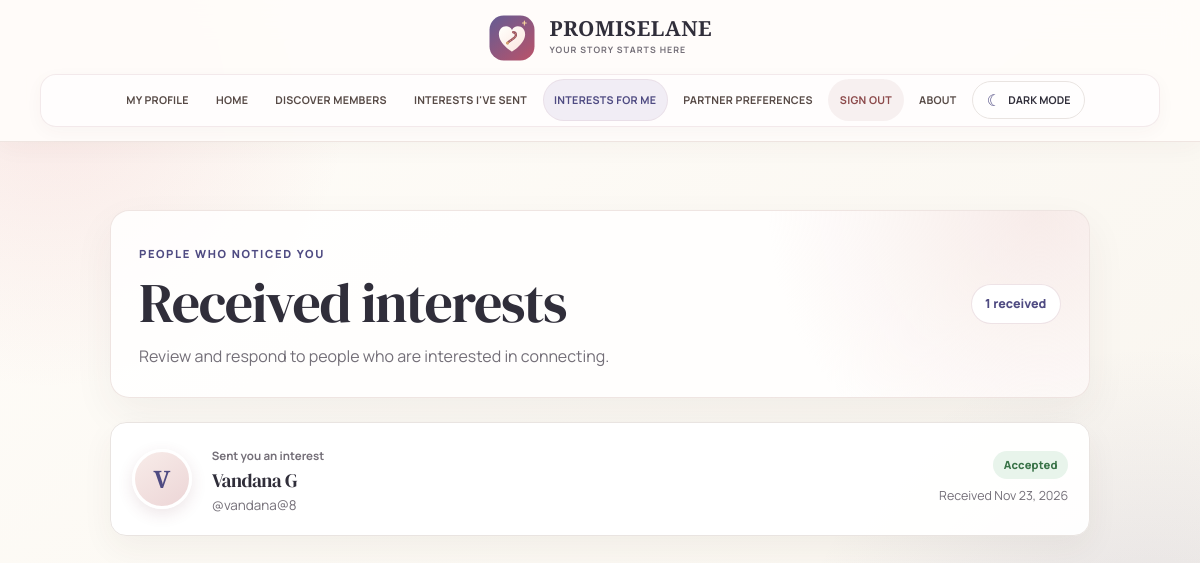
Screenshot of /connections/received_interests/ (signed in) with the database file from the repository.
### connections/models.py (models this page shows, shortened)
class Interest(models.Model):
    STATUS_CHOICES = [
        ('Pending','Pending'),
        ('Accepted','Accepted'),
        ('Rejected','Rejected'),
    ]
    sender = models.ForeignKey(CustomUser,on_delete=models.CASCADE,related_name='sent_interests')
    receiver = models.ForeignKey(CustomUser,on_delete=models.CASCADE,related_name='received_interests')
    status = models.CharField(max_length=20,choices=STATUS_CHOICES,default='Pending')
    created_at = models.DateTimeField(auto_now_add=True)
    class Meta:
        unique_together = ('sender','receiver')

### authen/models.py (models this page shows)
class CustomUser(AbstractUser):
    age = models.PositiveIntegerField(default=0)
    phone = models.IntegerField(default=0)
    gender = models.CharField(max_length=30,blank=True)
    dob = models.DateField(null=True,blank=True,validators={validate_age})

### connections/views.py (the view)
# urls.py: path('received_interests/',recieved_interests,name='received_interests'),
@login_required
def recieved_interests(request):
    interests = Interest.objects.filter(receiver=request.user).select_related('sender')
    return render(request,'received_interests.html',{'interests':interests})

### connections/templates/received_interests.html (shortened to what this page needs)
{% extends 'main.html' %}
{% load static %}
{% block page_styles %}
<link rel="stylesheet" href="{% static 'connections/interests.css' %}">
{% endblock %}
{% block content %}
<section class="interests-page">
    <header class="interests-heading">
        <div>
            <span class="interests-eyebrow">People who noticed you</span>
            <h1>Received interests</h1>
            <p>Review and respond to people who are interested in connecting.</p>
        </div>
        <span class="interests-count">{{ interests|length }} received</span>
    </header>
    {% if interests %}
    <div class="interest-list">
        {% for interest in interests %}
        <article class="interest-card">
            <div class="interest-avatar" aria-hidden="true">
                {{ interest.sender.first_name|first|default:interest.sender.username|first|upper }}
            </div>
            <div class="interest-person">
                <span class="interest-label">Sent you an interest</span>
                <h2>{{ interest.sender.get_full_name|default:interest.sender.username }}</h2>
                <p>@{{ interest.sender.username }}</p>
            </div>
            <div class="interest-meta">
                <span class="interest-status interest-status-{{ interest.status|lower }}">{{ interest.status }}</span>
                <time datetime="{{ interest.created_at|date:'c' }}">Received {{ interest.created_at|date:"M j, Y" }}</time>
            </div>
        </article>
        {% endfor %}
    </div>
    {% endif %}
</section>
{% endblock %}

### static/css/main.css (style rules this page uses)
:root { font-family: 'DM Sans', sans-serif; color: #29211f; background: #fffaf7; font-synthesis: none; text-rendering: optimizeLegibility; -webkit-font-smoothing: antialiased; -moz-osx-font-smoothing: grayscale; --ink: #29211f; --muted: #766b67; --wine: #883d50; --wine-dark: #713044; --rose: #f6e8e5; --line: #eee3df; --gold: #b9875f; --surface: rgba(255, 255, 255, 0.94); --shadow: 0 18px 50px rgba(76, 48, 43, 0.09); }
* { box-sizing: border-box; }
html { min-width: 320px; scroll-behavior: smooth; }
body { position: relative; min-height: 100vh; margin: 0; overflow-x: hidden; background: radial-gradient(ellipse at 12% 18%, rgba(244, 224, 218, 0.72), transparent 34rem), radial-gradient(ellipse at 92% 78%, rgba(245, 232, 216, 0.62), transparent 32rem), #fffaf7; color: var(--ink); font-size: 16px; line-height: 1.65; }
body::before { position: fixed; z-index: -1; top: 0; right: -10rem; width: 30rem; height: 30rem; border: 1px solid rgba(136, 61, 80, 0.08); border-radius: 50%; content: ""; pointer-events: none; }
.page-content > * { animation: page-enter 420ms cubic-bezier(.2,.8,.2,1) both; }
h1, h2, h3 { margin: 0 0 0.8rem; color: var(--ink); font-family: 'Playfair Display', Georgia, serif; font-weight: 600; line-height: 1.2; }
h1 { font-size: clamp(2.2rem, 5vw, 3.5rem); letter-spacing: -0.035em; }
h2 { font-size: clamp(1.7rem, 3vw, 2.4rem); }
p { margin: 0 0 1rem; color: var(--muted); }

### static/css/site.css (style rules this page uses)
:root { --ease-out: cubic-bezier(.2, .75, .25, 1); }

### connections/static/connections/interests.css (style rules this page uses)
.interests-page { display: grid; gap: 1.5rem; width: min(100%, 980px); margin: 0 auto; }
.interests-heading { display: flex; align-items: center; justify-content: space-between; gap: 1.5rem; padding: 1.75rem; border: 1px solid rgba(238, 227, 223, 0.9); border-radius: 1.2rem; background: radial-gradient(circle at 95% 0, rgba(246, 232, 229, 0.85), transparent 17rem), rgba(255, 255, 255, 0.82); box-shadow: 0 16px 42px rgba(76, 48, 43, 0.06); }
.interests-heading h1 { margin: 0.25rem 0 0.4rem; }
.interests-heading p { margin: 0; }
.interests-eyebrow { color: var(--wine); font-size: 0.7rem; font-weight: 800; letter-spacing: 0.15em; text-transform: uppercase; }
.interests-count { flex: 0 0 auto; padding: 0.55rem 0.85rem; border: 1px solid rgba(136, 61, 80, 0.14); border-radius: 999px; background: #fff; color: var(--wine); font-size: 0.78rem; font-weight: 800; }
.interest-list { display: grid; gap: 0.9rem; }
.interest-card { display: grid; grid-template-columns: 64px minmax(0, 1fr) auto; align-items: center; gap: 1rem; padding: 1.15rem 1.3rem; border: 1px solid var(--line); border-radius: 1rem; background: rgba(255, 255, 255, 0.94); box-shadow: 0 12px 32px rgba(76, 48, 43, 0.055); transition: transform 180ms ease, border-color 180ms ease, box-shadow 180ms ease; }
.interest-avatar { display: grid; width: 60px; height: 60px; place-items: center; border: 3px solid #fff; border-radius: 50%; background: linear-gradient(145deg, #f8ece9, #ecd5d6); box-shadow: 0 5px 16px rgba(113, 48, 68, 0.12); color: var(--wine); font-family: 'Playfair Display', Georgia, serif; font-size: 1.5rem; font-weight: 700; }
.interest-person { min-width: 0; }
.interest-label { color: var(--muted); font-size: 0.72rem; font-weight: 700; }
.interest-person h2 { overflow: hidden; margin: 0.1rem 0; font-size: 1.2rem; text-overflow: ellipsis; white-space: nowrap; }
.interest-person p { margin: 0; font-size: 0.84rem; }
.interest-meta { display: grid; justify-items: end; gap: 0.45rem; text-align: right; }
.interest-meta time { color: var(--muted); font-size: 0.78rem; }
.interest-status { display: inline-flex; min-height: 28px; align-items: center; padding: 0.3rem 0.65rem; border-radius: 999px; background: #f3eee9; color: #685a56; font-size: 0.7rem; font-weight: 800; letter-spacing: 0.02em; }
.interest-status-accepted { background: #e8f4eb; color: #397348; }

### static/css/theme.css (style rules this page uses)
:root { color-scheme: light; }

### rows the page displays
Interest: sender.first_name|first "V", sender.get_full_name "Vandana G", sender.username "vandana@8", status "Accepted", created_at "Nov 23, 2026"

### other values shown
{{ interests|length }} "1"
